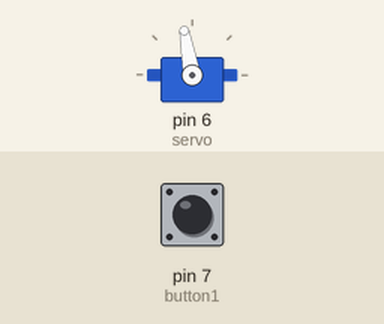
Recording of a sketch running on a simulated Arduino Uno, built with avr-gcc and run on an emulated ATmega328P. On the bench: servo. Inputs (shaded band) come from the test bench; at power-on: pin 7 (button1) HIGH. What the sketch prints to the serial monitor is not drawn.

Above: at 1.2 s.
1.3 s: pin 7 (button1) pulled LOW for 0.15 s
At 1.37 s:
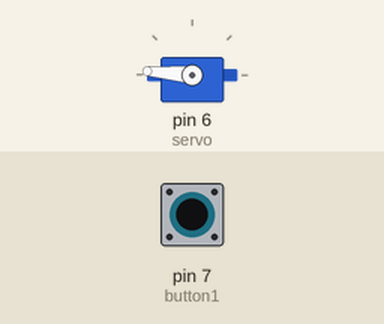
2.9 s: pin 7 (button1) pulled LOW for 1 s
At 4.2 s:
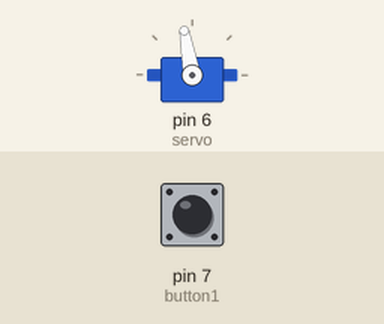
5.4 s: pin 7 (button1) pulsed LOW 2 times (0.12 s each, 0.3 s apart)
At 5.61 s:
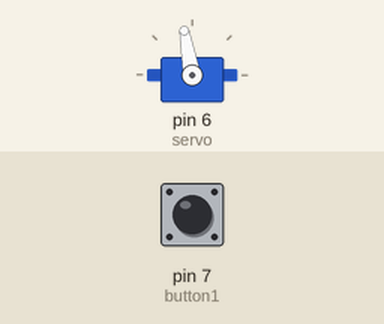
7.5 s: pin 7 (button1) driven LOW
At 8.1 s:
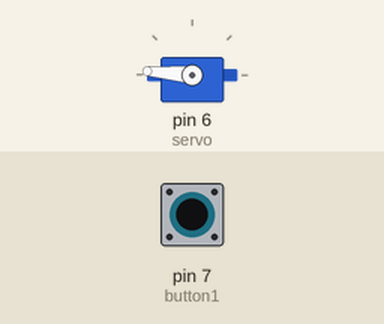
10.5 s: pin 7 (button1) driven HIGH
At 11.7 s:
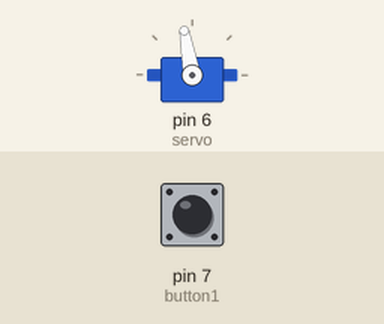
Timing chart, 0 to 13.0 s (numbered marks = the images above; inputs shaded):
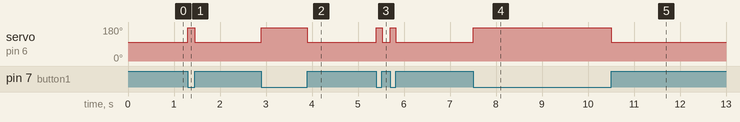

The sketch:

servo_test_angles_for_new_horn.ino
```cpp
#include <Wire.h>
#include <Servo.h>
int button1 = 7; //button pin, connect to ground to move servo
Servo servo;

void setup()
{
  Serial.begin(9600);
  pinMode(button1, INPUT);
  servo.attach(6);
}
void loop() {
  int press1 = digitalRead(button1);
  if (press1 == LOW) {
    noInterrupts();
    servo.write(175);
    //  delay(3000);
    interrupts();
    Serial.print("MARK");
  }
  else {
    servo.write(100);
  }
}
```

Measured:
- after the input at 1.3 s, servo on pin 6 (servo): 100° → 175° at once, → 100° 0.15 s later
- after the input at 2.9 s, servo on pin 6 (servo): 100° → 175° at once, → 100° 1.0 s later
- after the input at 5.4 s, servo on pin 6 (servo): alternates 175° for 0.12 s and 100° for 0.18 s, 4 changes in all, then stays 100°, starting at once
- after the input at 7.5 s, servo on pin 6 (servo): 100° → 175° at once
- after the input at 10.5 s, servo on pin 6 (servo): 175° → 100° at once
